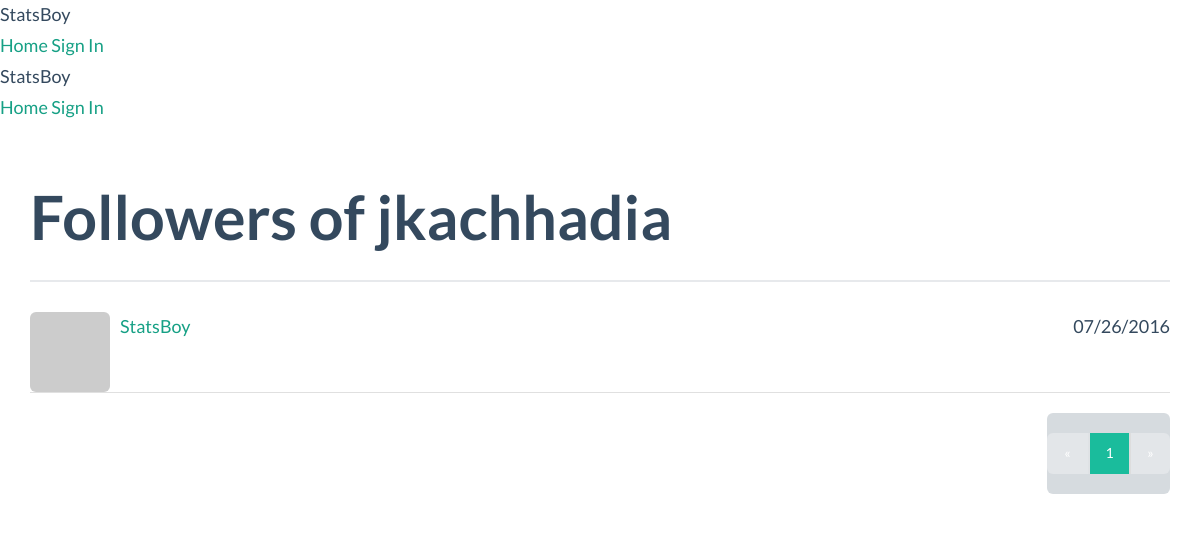
Screenshot of /followers/jkachhadia with the database file from the repository.
### app/models.py (models this page shows, shortened)
class User(db.Model, UserMixin):
    __tablename__ = 'users'
    id = db.Column(db.Integer, primary_key=True)
    email= db.Column(db.String(64),unique=True,index=True)
    username = db.Column(db.String(64), unique=True, index=True)
    role_id = db.Column(db.Integer, db.ForeignKey('roles.id'))
    password_hash= db.Column(db.String(128))
    confirmed=db.Column(db.Boolean,default=False)
    name=db.Column(db.String(64))
    location=db.Column(db.String(64))
    about_me=db.Column(db.Text())
    member_since=db.Column(db.DateTime(),default=datetime.utcnow)
    last_seen=db.Column(db.DateTime(), default=datetime.utcnow)
    avatar_hash=db.Column(db.String(32))
    posts=db.relationship('Post',backref='author', lazy='dynamic')
    followed=db.relationship('Follow',foreign_keys=[Follow.follower_id],backref=db.backref('follower',lazy='joined'),lazy='dynamic',cascade='all,delete-orphan')
    followers=db.relationship('Follow',foreign_keys=[Follow.followed_id],backref=db.backref('followed',lazy='joined'),lazy='dynamic',cascade='all, delete-orphan')
    comments=db.relationship('Comment',backref='author',lazy='dynamic')
    answers=db.relationship('Answer',backref='advisor',lazy='dynamic')
    mood=db.Column(db.String(64))
    mood_changed=db.Column(db.DateTime())
    def gravatar(self,size=100,default='retro',rating='g'):
        if request.is_secure:
            url= 'https://secure.gravatar.com/avatar'
        else:
            url= 'http://www.gravatar.com/avatar'
        hash= self.avatar_hash or hashlib.md5(self.email.encode('utf-8')).hexdigest()
        return '{url}/{hash}?s={size}&d={default}&r={rating}'.format(url=url,hash=hash,size=size,default=default,rating=rating)
    @property
    def password(self):
        raise AttributeError('password is not a readable attribute.')

class Follow(db.Model):
    __tablename__='follows'
    follower_id=db.Column(db.Integer,db.ForeignKey('users.id'),primary_key=True)
    followed_id=db.Column(db.Integer,db.ForeignKey('users.id'),primary_key=True)
    timestamp=db.Column(db.DateTime,default=datetime.utcnow)

### app/main/views.py (the view)
@main.route('/followers/<username>')
def followers(username):
    user=User.query.filter_by(username=username).first()
    if user is None:
        flash('Invalid User.')
        redirect(url_for('.index'))
    page=request.args.get('page',1,type=int)
    pagination=user.followers.paginate(page,per_page=current_app.config['BLOGPOLE_FOLLOWERS_PER_PAGE'],error_out=False)
    follows=[{'user':item.follower,'timestamp':item.timestamp} for item in pagination.items]
    return render_template('followers.html',user=user,title="Followers of",endpoint='.followers',pagination=pagination,follows=follows)

### app/auth/views.py (called while the page is built)
@auth.before_app_request
def before_request():
    if current_user.is_authenticated():
        current_user.ping()
        if not current_user.confirmed and request.endpoint[:5] !='auth.':
            return redirect(url_for('auth.unconfirmed'))

### app/main/__init__.py (called while the page is built)
@main.app_context_processor
def inject_permissions():
    return dict(Permission=Permission)

### app/templates/followers.html (shortened to what this page needs)
{% extends "base.html" %}
{% import "bootstrap/wtf.html" as wtf %}
{% import "_macros.html" as macros %}
{% block page_content %}
<div class="page-header">
    <h1>{{ title }} {{ user.username }}</h1>
</div>
<ul class="media-list">
    {% for follow in follows %}
    {% if follow.user != user %}
    <li class='media'>
    <a  class="pull-left" href="{{ url_for('.user', username = follow.user.username) }}">
                <img class="img-rounded" src="{{ follow.user.gravatar(size=32) }}">
            </a>
    <div class="media-body">
        <a  class="media-heading" href="{{ url_for('.user', username = follow.user.username) }}">
          {{ follow.user.username }}
        </a>
        <div class="pull-right">{{ moment(follow.timestamp).format('L') }}</div>
      </li>
    {% endif %}
    {% endfor %}
<div class="pagination">
    {{ macros.pagination_widget(pagination, endpoint, username = user.username) }}
</div>
{% endblock %}

### app/static/styles.css (style rules this page uses)
.media { margin-top: 0px; border-bottom: 1px solid #e0e0e0; }
.pagination { float:right;; }

### rows the page displays
User: username "jkachhadia"
User: user.username "StatsBoy"
Follow: timestamp "07/26/2016"

### other values shown
{{ title }} "Followers of"
{{ p }} "1"
